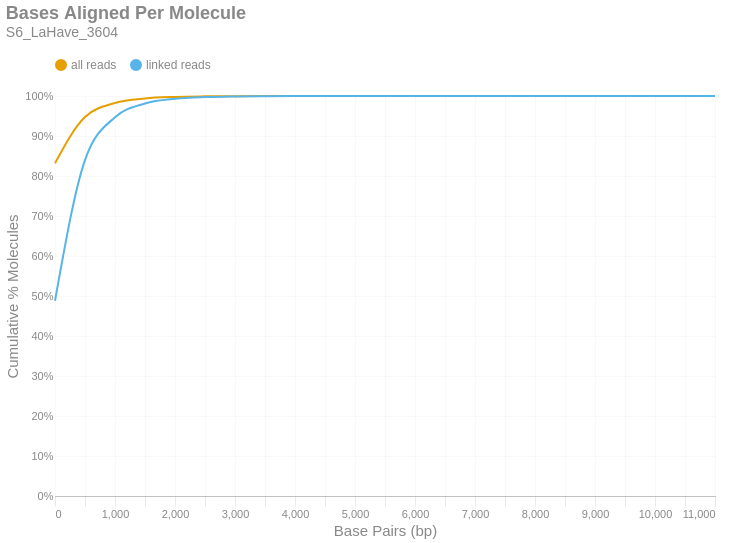

Write notebook code for a chart like this one.
### Markdown cell above
### Bases Aligned Per Molecule
This is a cumulative frequency distribution showing the number of base pairs aligned per unique molecule. These data are shown in 500 bp bins. There are two distributions: one with `all reads` (yellow) and another with only `linked reads` (blue). The percent of molecules in the `linked reads` distribution is relative to the total number of linked molecules.

### Code cell
if SKIPLR:
    print_html(f"Skipped")
else:
    binned_df = consolidated_hist(valids['aligned_bp'], mask, 500, True)
    with SafeRender(binned_df):
        (
            density_plot(binned_df, 'Bases Aligned Per Molecule', samplename, 'basesper')
            .encode(
                x=alt.X('bin:Q', title="Base Pairs (bp)").axis(tickMinStep=500).scale(padding=0),
                y=alt.Y('value:Q', title='Cumulative % Molecules')
                    .axis(format='%')
                    .scale(domain = [0,1])
                    .stack(False),
                color=alt.Color("key:N").scale(domain = ["all reads", "linked reads"]),
                tooltip = [
                    alt.Tooltip("key:N", title = "Data Type"),
                    alt.Tooltip("range_label:N", title="Bases Aligned Per Molecule"),
                    alt.Tooltip("value:Q", format = ".2%", title="% Molecules (Cum.)")
                ]
            )
        ).display()

### Figure 1 — Vega-Lite specification as saved in the notebook (floating-point values rounded to 4 significant figures)
{"width": "container", "height": 400, "config": {"title": {"anchor": "start", "dy": -15, "fontSize": 18, "color": "#888888", "subtitleColor": "#888888", "subtitleFontSize": 14}, "arc": {"fill": "#0072B2"}, "axis": {"domainColor": "#888888", "domainWidth": 0.5, "gridWidth": 0.2, "grid": false, "titleFontWeight": 400, "titleFontSize": 15, "labelFontSize": 11, "labelColor": "#888888", "tickColor": "#888888", "tickWidth": 0.2, "titleColor": "#888888"}, "axisBand": {"grid": false}, "axisX": {"grid": true, "tickSize": 10, "domainCap": "round"}, "axisY": {"domain": false, "grid": true, "tickSize": 0, "domainCap": "round"}, "background": "transparent", "header": {"labelFontSize": 15, "labelColor": "#888888", "titleFontSize": 15, "titleFontWeight": 600, "titleColor": "#888888"}, "legend": {"labelFont": "sans-serif", "labelFontSize": 12, "labelColor": "#888888", "symbolSize": 100, "symbolType": "circle", "titleFontSize": 12, "titlePadding": 10, "titleColor": "#888888", "title": null, "orient": "top"}, "range": {"category": ["#E69F00", "#56B4E9", "#009E73", "#F0E442", "#0072B2", "#D55E00", "#CC79A7", "#000000"], "diverging": ["#cfe8f3", "#a2d4ec", "#73bfe2", "#46abdb", "#1696d2", "#12719e"]}, "area": {"fill": "#0072B2", "fillOpacity": 0.7, "line": true, "strokeOpacity": 0.7}, "line": {"color": "#0072B2", "stroke": "#0072B2", "strokeWidth": 2}, "trail": {"color": "#0072B2", "stroke": "#0072B2", "strokeWidth": 0, "size": 1}, "point": {"filled": true, "fillOpacity": 1.0, "size": 95}, "text": {"color": "#888888", "fontSize": 11, "align": "right", "fontWeight": 400, "size": 11}, "bar": {"fill": "#0072B2", "stroke": null}, "view": {"stroke": null, "continuousWidth": 660, "continuousHeight": 400}}, "data": {"name": "data-2046ed7049c788fbf5d28bf2c06a0633"}, "mark": {"type": "line", "interpolate": "monotone", "point": {"opacity": 0, "size": 275}}, "encoding": {"color": {"field": "key", "scale": {"domain": ["all reads", "linked reads"]}, "type": "nominal"}, "tooltip": [{"field": "key", "title": "Data Type", "type": "nominal"}, {"field": "range_label", "title": "Bases Aligned Per Molecule", "type": "nominal"}, {"field": "value", "format": ".2%", "title": "% Molecules (Cum.)", "type": "quantitative"}], "x": {"axis": {"tickMinStep": 500}, "field": "bin", "scale": {"padding": 0}, "title": "Base Pairs (bp)", "type": "quantitative"}, "y": {"axis": {"format": "%"}, "field": "value", "scale": {"domain": [0, 1]}, "stack": false, "title": "Cumulative % Molecules", "type": "quantitative"}}, "params": [{"name": "param_c36ac31b6afebe62", "select": {"type": "point", "fields": ["key"]}, "bind": "legend"}], "title": {"text": "Bases Aligned Per Molecule", "subtitle": "S6_LaHave_3604"}, "transform": [{"fold": ["all reads (cumsum)", "linked reads (cumsum)"]}, {"calculate": "replace(datum.key, ' (cumsum)', '')", "as": "key"}, {"filter": {"param": "param_c36ac31b6afebe62"}}], "usermeta": {"embedOptions": {"downloadFileName": "S6_LaHave_3604.basesper"}}, "$schema": "https://vega.github.io/schema/vega-lite/v6.1.0.json", "datasets": {"data-2046ed7049c788fbf5d28bf2c06a0633": [{"bin": "0.0", "interval": "0.0-500.0", "all reads": 0.8319, "linked reads": 0.4881, "all reads (cumsum)": 0.8319, "linked reads (cumsum)": 0.4881, "range_label": "0-499"}, {"bin": "500.0", "interval": "500.0-1000.0", "all reads": 0.1156, "linked reads": 0.3517, "all reads (cumsum)": 0.9475, "linked reads (cumsum)": 0.8398, "range_label": "500-999"}, {"bin": "1000.0", "interval": "1000.0-1500.0", "all reads": 0.03509, "linked reads": 0.107, "all reads (cumsum)": 0.9826, "linked reads (cumsum)": 0.9469, "range_label": "1000-1499"}, {"bin": "1500.0", "interval": "1500.0-2000.0", "all reads": 0.01125, "linked reads": 0.03432, "all reads (cumsum)": 0.9938, "linked reads (cumsum)": 0.9812, "range_label": "1500-1999"}, {"bin": "2000.0", "interval": "2000.0-2500.0", "all reads": 0.003844, "linked reads": 0.01173, "all reads (cumsum)": 0.9977, "linked reads (cumsum)": 0.9929, "range_label": "2000-2499"}, {"bin": "2500.0", "interval": "2500.0-3000.0", "all reads": 0.00142, "linked reads": 0.004331, "all reads (cumsum)": 0.9991, "linked reads (cumsum)": 0.9972, "range_label": "2500-2999"}, {"bin": "3000.0", "interval": "3000.0-3500.0", "all reads": 0.0005411, "linked reads": 0.00165, "all reads (cumsum)": 0.9996, "linked reads (cumsum)": 0.9989, "range_label": "3000-3499"}, {"bin": "3500.0", "interval": "3500.0-4000.0", "all reads": 0.0002166, "linked reads": 0.0006606, "all reads (cumsum)": 0.9999, "linked reads (cumsum)": 0.9995, "range_label": "3500-3999"}, {"bin": "4000.0", "interval": "4000.0-4500.0", "all reads": 8.74e-05, "linked reads": 0.0002666, "all reads (cumsum)": 0.9999, "linked reads (cumsum)": 0.9998, "range_label": "4000-4499"}, {"bin": "4500.0", "interval": "4500.0-5000.0", "all reads": 3.653e-05, "linked reads": 0.0001114, "all reads (cumsum)": 1.0, "linked reads (cumsum)": 0.9999, "range_label": "4500-4999"}, {"bin": "5000.0", "interval": "5000.0-5500.0", "all reads": 1.323e-05, "linked reads": 4.037e-05, "all reads (cumsum)": 1.0, "linked reads (cumsum)": 1.0, "range_label": "5000-5499"}, {"bin": "5500.0", "interval": "5500.0-6000.0", "all reads": 6.479e-06, "linked reads": 1.976e-05, "all reads (cumsum)": 1.0, "linked reads (cumsum)": 1.0, "range_label": "5500-5999"}, {"bin": "6000.0", "interval": "6000.0-6500.0", "all reads": 2.619e-06, "linked reads": 7.989e-06, "all reads (cumsum)": 1.0, "linked reads (cumsum)": 1.0, "range_label": "6000-6499"}, {"bin": "6500.0", "interval": "6500.0-7000.0", "all reads": 1.792e-06, "linked reads": 5.466e-06, "all reads (cumsum)": 1.0, "linked reads (cumsum)": 1.0, "range_label": "6500-6999"}, {"bin": "7000.0", "interval": "7000.0-7500.0", "all reads": 6.893e-07, "linked reads": 2.102e-06, "all reads (cumsum)": 1.0, "linked reads (cumsum)": 1.0, "range_label": "7000-7499"}, {"bin": "7500.0", "interval": "7500.0-8000.0", "all reads": 2.757e-07, "linked reads": 8.41e-07, "all reads (cumsum)": 1.0, "linked reads (cumsum)": 1.0, "range_label": "7500-7999"}, {"bin": "8000.0", "interval": "8000.0-8500.0", "all reads": 2.757e-07, "linked reads": 8.41e-07, "all reads (cumsum)": 1.0, "linked reads (cumsum)": 1.0, "range_label": "8000-8499"}, {"bin": "8500.0", "interval": "8500.0-9000.0", "all reads": 0.0, "linked reads": 0.0, "all reads (cumsum)": 1.0, "linked reads (cumsum)": 1.0, "range_label": "8500-8999"}, {"bin": "9000.0", "interval": "9000.0-9500.0", "all reads": 0.0, "linked reads": 0.0, "all reads (cumsum)": 1.0, "linked reads (cumsum)": 1.0, "range_label": "9000-9499"}, {"bin": "9500.0", "interval": "9500.0-10000.0", "all reads": 0.0, "linked reads": 0.0, "all reads (cumsum)": 1.0, "linked reads (cumsum)": 1.0, "range_label": "9500-9999"}, {"bin": "10000.0", "interval": "10000.0-10500.0", "all reads": 0.0, "linked reads": 0.0, "all reads (cumsum)": 1.0, "linked reads (cumsum)": 1.0, "range_label": "10000-10499"}, {"bin": "10500.0", "interval": "10500.0-11000.0", "all reads": 0.0, "linked reads": 0.0, "all reads (cumsum)": 1.0, "linked reads (cumsum)": 1.0, "range_label": "10500-10999"}, {"bin": "11000.0", "interval": "11000.0-11500.0", "all reads": 1.379e-07, "linked reads": 4.205e-07, "all reads (cumsum)": 1.0, "linked reads (cumsum)": 1.0, "range_label": "11000-11499"}]}}
